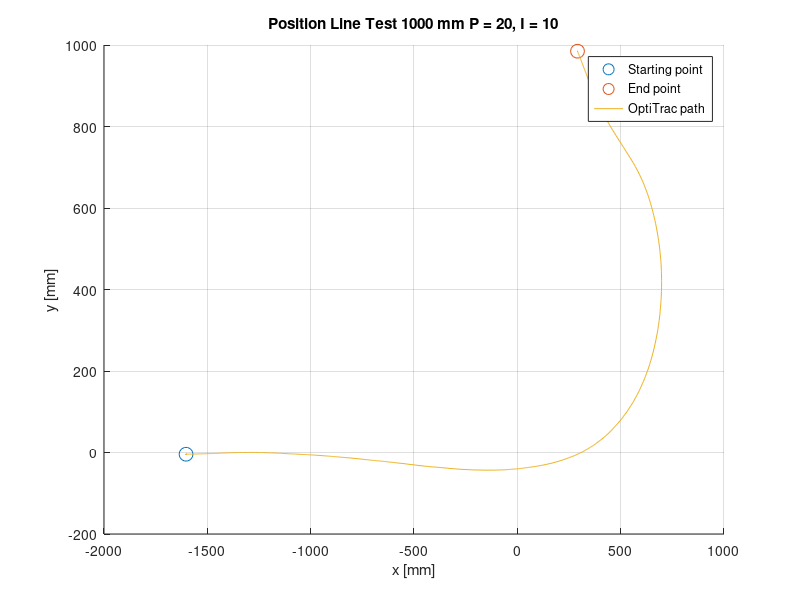

MATLAB code for this plot:
fileID = fopen('P20_I10.txt','r');


tline=fgetl(fileID);
%headers = strsplit(tline,','); kan brukes for å fjerne headers (fjerner
%første linje

formatSpec = '%f%f%f%f%f%f%f%f';
datacell = textscan(fileID,formatSpec,'Delimiter',',');
time = datacell{2};
X = datacell{6};
Z = datacell{7};
Y = datacell{8};

figure(1);
hold on;
plot(X(1,1),Y(1,1),'o','MarkerSize',10);
plot(X(end,1),Y(end,1),'o','MarkerSize',10);
plot(X,Y);
grid on;
title('Position Line Test 1000 mm P = 20, I = 10');
xlabel('x [mm]');
ylabel('y [mm]');
legend('Starting point','End point','OptiTrac path');
hold off;